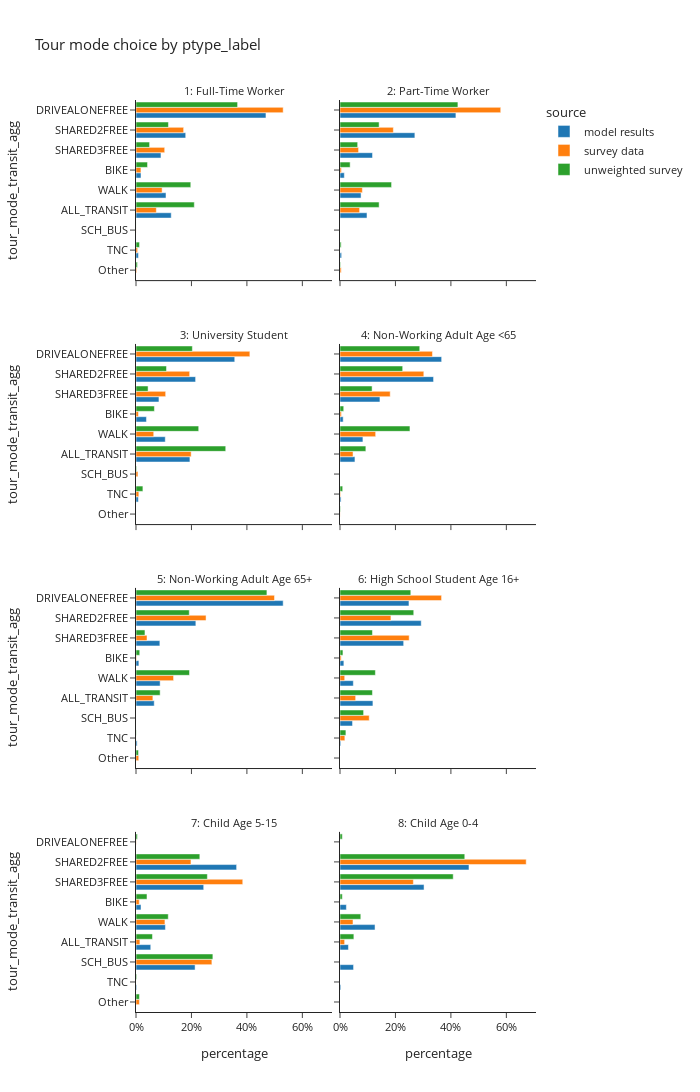
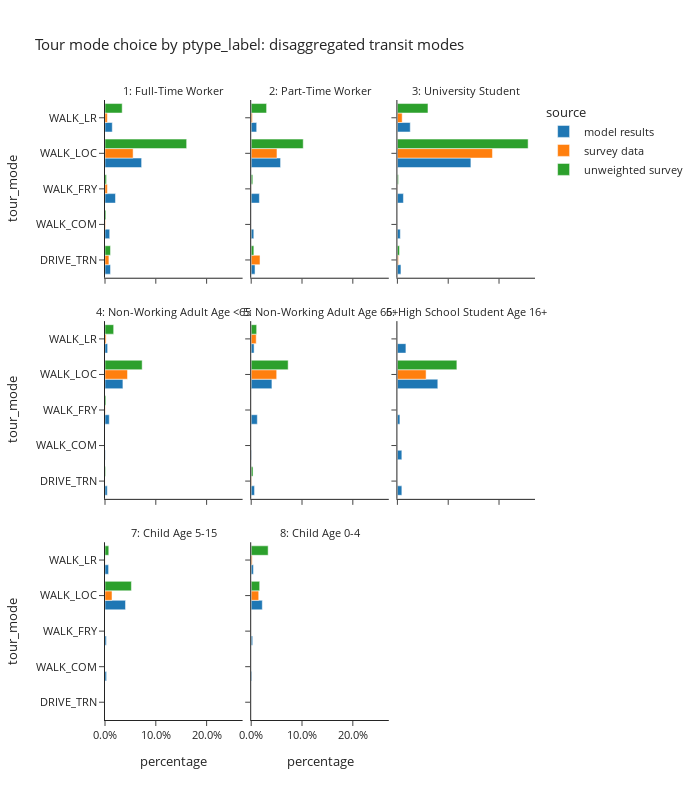

The notebook cell saved with these charts, in order:
### Code cell
plot_mode_choice(tour_data,'ptype_label',2,1200)
plot_mode_choice_transit(tour_data,'ptype_label',3,800)

### Figure 1 — Plotly figure (JSON) as saved in the notebook; plotly's stock layout.template omitted (floating-point values rounded to 4 significant figures)
{"data": [{"alignmentgroup": "True", "hovertemplate": "source=model results<br>ptype_label=1: Full-Time Worker<br>percentage=%{x}<br>tour_mode_transit_agg=%{y}<extra></extra>", "legendgroup": "model results", "marker": {"color": "#1F77B4", "pattern": {"shape": ""}}, "name": "model results", "offsetgroup": "model results", "orientation": "h", "showlegend": true, "textposition": "auto", "x": [0.1271, 0.018, 0.4687, 0.1793, 0.09003, 0.008715, 0.1082], "xaxis": "x7", "y": ["ALL_TRANSIT", "BIKE", "DRIVEALONEFREE", "SHARED2FREE", "SHARED3FREE", "TNC", "WALK"], "yaxis": "y7", "type": "bar"}, {"alignmentgroup": "True", "hovertemplate": "source=model results<br>ptype_label=2: Part-Time Worker<br>percentage=%{x}<br>tour_mode_transit_agg=%{y}<extra></extra>", "legendgroup": "model results", "marker": {"color": "#1F77B4", "pattern": {"shape": ""}}, "name": "model results", "offsetgroup": "model results", "orientation": "h", "showlegend": false, "textposition": "auto", "x": [0.09732, 0.01557, 0.418, 0.27, 0.1173, 0.005811, 0.07592], "xaxis": "x8", "y": ["ALL_TRANSIT", "BIKE", "DRIVEALONEFREE", "SHARED2FREE", "SHARED3FREE", "TNC", "WALK"], "yaxis": "y8", "type": "bar"}, {"alignmentgroup": "True", "hovertemplate": "source=model results<br>ptype_label=3: University Student<br>percentage=%{x}<br>tour_mode_transit_agg=%{y}<extra></extra>", "legendgroup": "model results", "marker": {"color": "#1F77B4", "pattern": {"shape": ""}}, "name": "model results", "offsetgroup": "model results", "orientation": "h", "showlegend": false, "textposition": "auto", "x": [0.1945, 0.03768, 0.3561, 0.215, 0.08279, 0.008387, 0.1056], "xaxis": "x5", "y": ["ALL_TRANSIT", "BIKE", "DRIVEALONEFREE", "SHARED2FREE", "SHARED3FREE", "TNC", "WALK"], "yaxis": "y5", "type": "bar"}, {"alignmentgroup": "True", "hovertemplate": "source=model results<br>ptype_label=4: Non-Working Adult Age <65<br>percentage=%{x}<br>tour_mode_transit_agg=%{y}<extra></extra>", "legendgroup": "model results", "marker": {"color": "#1F77B4", "pattern": {"shape": ""}}, "name": "model results", "offsetgroup": "model results", "orientation": "h", "showlegend": false, "textposition": "auto", "x": [0.05391, 0.01151, 0.3666, 0.3374, 0.144, 0.003811, 0.08268], "xaxis": "x6", "y": ["ALL_TRANSIT", "BIKE", "DRIVEALONEFREE", "SHARED2FREE", "SHARED3FREE", "TNC", "WALK"], "yaxis": "y6", "type": "bar"}, {"alignmentgroup": "True", "hovertemplate": "source=model results<br>ptype_label=5: Non-Working Adult Age 65+<br>percentage=%{x}<br>tour_mode_transit_agg=%{y}<extra></extra>", "legendgroup": "model results", "marker": {"color": "#1F77B4", "pattern": {"shape": ""}}, "name": "model results", "offsetgroup": "model results", "orientation": "h", "showlegend": false, "textposition": "auto", "x": [0.06574, 0.01038, 0.5308, 0.2159, 0.08607, 0.004093, 0.08703], "xaxis": "x3", "y": ["ALL_TRANSIT", "BIKE", "DRIVEALONEFREE", "SHARED2FREE", "SHARED3FREE", "TNC", "WALK"], "yaxis": "y3", "type": "bar"}, {"alignmentgroup": "True", "hovertemplate": "source=model results<br>ptype_label=6: High School Student Age 16+<br>percentage=%{x}<br>tour_mode_transit_agg=%{y}<extra></extra>", "legendgroup": "model results", "marker": {"color": "#1F77B4", "pattern": {"shape": ""}}, "name": "model results", "offsetgroup": "model results", "orientation": "h", "showlegend": false, "textposition": "auto", "x": [0.1187, 0.01394, 0.2487, 0.04519, 0.2929, 0.2296, 0.00285, 0.04807], "xaxis": "x4", "y": ["ALL_TRANSIT", "BIKE", "DRIVEALONEFREE", "SCH_BUS", "SHARED2FREE", "SHARED3FREE", "TNC", "WALK"], "yaxis": "y4", "type": "bar"}, {"alignmentgroup": "True", "hovertemplate": "source=model results<br>ptype_label=7: Child Age 5-15<br>percentage=%{x}<br>tour_mode_transit_agg=%{y}<extra></extra>", "legendgroup": "model results", "marker": {"color": "#1F77B4", "pattern": {"shape": ""}}, "name": "model results", "offsetgroup": "model results", "orientation": "h", "showlegend": false, "textposition": "auto", "x": [0.0532, 0.01814, 0.2131, 0.3629, 0.2442, 0.00243, 0.1061], "xaxis": "x", "y": ["ALL_TRANSIT", "BIKE", "SCH_BUS", "SHARED2FREE", "SHARED3FREE", "TNC", "WALK"], "yaxis": "y", "type": "bar"}, {"alignmentgroup": "True", "hovertemplate": "source=model results<br>ptype_label=8: Child Age 0-4<br>percentage=%{x}<br>tour_mode_transit_agg=%{y}<extra></extra>", "legendgroup": "model results", "marker": {"color": "#1F77B4", "pattern": {"shape": ""}}, "name": "model results", "offsetgroup": "model results", "orientation": "h", "showlegend": false, "textposition": "auto", "x": [0.03043, 0.02301, 0.04889, 0.4652, 0.3031, 0.002993, 0.1263], "xaxis": "x2", "y": ["ALL_TRANSIT", "BIKE", "SCH_BUS", "SHARED2FREE", "SHARED3FREE", "TNC", "WALK"], "yaxis": "y2", "type": "bar"}, {"alignmentgroup": "True", "hovertemplate": "source=survey data<br>ptype_label=1: Full-Time Worker<br>percentage=%{x}<br>tour_mode_transit_agg=%{y}<extra></extra>", "legendgroup": "survey data", "marker": {"color": "#FF7F0E", "pattern": {"shape": ""}}, "name": "survey data", "offsetgroup": "survey data", "orientation": "h", "showlegend": true, "textposition": "auto", "x": [0.07331, 0.01786, 0.5308, 0.002612, 0.0002353, 0.1718, 0.1035, 0.005744, 0.0942], "xaxis": "x7", "y": ["ALL_TRANSIT", "BIKE", "DRIVEALONEFREE", "Other", "SCH_BUS", "SHARED2FREE", "SHARED3FREE", "TNC", "WALK"], "yaxis": "y7", "type": "bar"}, {"alignmentgroup": "True", "hovertemplate": "source=survey data<br>ptype_label=2: Part-Time Worker<br>percentage=%{x}<br>tour_mode_transit_agg=%{y}<extra></extra>", "legendgroup": "survey data", "marker": {"color": "#FF7F0E", "pattern": {"shape": ""}}, "name": "survey data", "offsetgroup": "survey data", "orientation": "h", "showlegend": false, "textposition": "auto", "x": [0.0707, 0.00494, 0.5797, 0.004378, 0.1924, 0.06698, 0.0001197, 0.08071], "xaxis": "x8", "y": ["ALL_TRANSIT", "BIKE", "DRIVEALONEFREE", "Other", "SHARED2FREE", "SHARED3FREE", "TNC", "WALK"], "yaxis": "y8", "type": "bar"}, {"alignmentgroup": "True", "hovertemplate": "source=survey data<br>ptype_label=3: University Student<br>percentage=%{x}<br>tour_mode_transit_agg=%{y}<extra></extra>", "legendgroup": "survey data", "marker": {"color": "#FF7F0E", "pattern": {"shape": ""}}, "name": "survey data", "offsetgroup": "survey data", "orientation": "h", "showlegend": false, "textposition": "auto", "x": [0.199, 0.008754, 0.4107, 0.006953, 0.1936, 0.107, 0.01018, 0.0639], "xaxis": "x5", "y": ["ALL_TRANSIT", "BIKE", "DRIVEALONEFREE", "SCH_BUS", "SHARED2FREE", "SHARED3FREE", "TNC", "WALK"], "yaxis": "y5", "type": "bar"}, {"alignmentgroup": "True", "hovertemplate": "source=survey data<br>ptype_label=4: Non-Working Adult Age <65<br>percentage=%{x}<br>tour_mode_transit_agg=%{y}<extra></extra>", "legendgroup": "survey data", "marker": {"color": "#FF7F0E", "pattern": {"shape": ""}}, "name": "survey data", "offsetgroup": "survey data", "orientation": "h", "showlegend": false, "textposition": "auto", "x": [0.04703, 0.004978, 0.3335, 0.0004418, 0.3023, 0.181, 0.002069, 0.1286], "xaxis": "x6", "y": ["ALL_TRANSIT", "BIKE", "DRIVEALONEFREE", "Other", "SHARED2FREE", "SHARED3FREE", "TNC", "WALK"], "yaxis": "y6", "type": "bar"}, {"alignmentgroup": "True", "hovertemplate": "source=survey data<br>ptype_label=5: Non-Working Adult Age 65+<br>percentage=%{x}<br>tour_mode_transit_agg=%{y}<extra></extra>", "legendgroup": "survey data", "marker": {"color": "#FF7F0E", "pattern": {"shape": ""}}, "name": "survey data", "offsetgroup": "survey data", "orientation": "h", "showlegend": false, "textposition": "auto", "x": [0.06087, 0.001769, 0.4995, 0.00986, 0.2527, 0.03973, 5.571e-05, 0.1355], "xaxis": "x3", "y": ["ALL_TRANSIT", "BIKE", "DRIVEALONEFREE", "Other", "SHARED2FREE", "SHARED3FREE", "TNC", "WALK"], "yaxis": "y3", "type": "bar"}, {"alignmentgroup": "True", "hovertemplate": "source=survey data<br>ptype_label=6: High School Student Age 16+<br>percentage=%{x}<br>tour_mode_transit_agg=%{y}<extra></extra>", "legendgroup": "survey data", "marker": {"color": "#FF7F0E", "pattern": {"shape": ""}}, "name": "survey data", "offsetgroup": "survey data", "orientation": "h", "showlegend": false, "textposition": "auto", "x": [0.05646, 0.004173, 0.3663, 0.1054, 0.1837, 0.2495, 0.01748, 0.017], "xaxis": "x4", "y": ["ALL_TRANSIT", "BIKE", "DRIVEALONEFREE", "SCH_BUS", "SHARED2FREE", "SHARED3FREE", "TNC", "WALK"], "yaxis": "y4", "type": "bar"}, {"alignmentgroup": "True", "hovertemplate": "source=survey data<br>ptype_label=7: Child Age 5-15<br>percentage=%{x}<br>tour_mode_transit_agg=%{y}<extra></extra>", "legendgroup": "survey data", "marker": {"color": "#FF7F0E", "pattern": {"shape": ""}}, "name": "survey data", "offsetgroup": "survey data", "orientation": "h", "showlegend": false, "textposition": "auto", "x": [0.01401, 0.01164, 0.0007236, 0.01226, 0.2737, 0.1982, 0.385, 8.792e-06, 0.1044], "xaxis": "x", "y": ["ALL_TRANSIT", "BIKE", "DRIVEALONEFREE", "Other", "SCH_BUS", "SHARED2FREE", "SHARED3FREE", "TNC", "WALK"], "yaxis": "y", "type": "bar"}, {"alignmentgroup": "True", "hovertemplate": "source=survey data<br>ptype_label=8: Child Age 0-4<br>percentage=%{x}<br>tour_mode_transit_agg=%{y}<extra></extra>", "legendgroup": "survey data", "marker": {"color": "#FF7F0E", "pattern": {"shape": ""}}, "name": "survey data", "offsetgroup": "survey data", "orientation": "h", "showlegend": false, "textposition": "auto", "x": [0.0167, 0.0002506, 0.0, 0.6716, 0.2646, 0.04684], "xaxis": "x2", "y": ["ALL_TRANSIT", "BIKE", "DRIVEALONEFREE", "SHARED2FREE", "SHARED3FREE", "WALK"], "yaxis": "y2", "type": "bar"}, {"alignmentgroup": "True", "hovertemplate": "source=unweighted survey<br>ptype_label=1: Full-Time Worker<br>percentage=%{x}<br>tour_mode_transit_agg=%{y}<extra></extra>", "legendgroup": "unweighted survey", "marker": {"color": "#2CA02C", "pattern": {"shape": ""}}, "name": "unweighted survey", "offsetgroup": "unweighted survey", "orientation": "h", "showlegend": true, "textposition": "auto", "x": [0.2103, 0.0416, 0.3665, 0.005129, 0.00019, 0.117, 0.04901, 0.01273, 0.1976], "xaxis": "x7", "y": ["ALL_TRANSIT", "BIKE", "DRIVEALONEFREE", "Other", "SCH_BUS", "SHARED2FREE", "SHARED3FREE", "TNC", "WALK"], "yaxis": "y7", "type": "bar"}, {"alignmentgroup": "True", "hovertemplate": "source=unweighted survey<br>ptype_label=2: Part-Time Worker<br>percentage=%{x}<br>tour_mode_transit_agg=%{y}<extra></extra>", "legendgroup": "unweighted survey", "marker": {"color": "#2CA02C", "pattern": {"shape": ""}}, "name": "unweighted survey", "offsetgroup": "unweighted survey", "orientation": "h", "showlegend": false, "textposition": "auto", "x": [0.1411, 0.03657, 0.4253, 0.00209, 0.1411, 0.06374, 0.00418, 0.186], "xaxis": "x8", "y": ["ALL_TRANSIT", "BIKE", "DRIVEALONEFREE", "Other", "SHARED2FREE", "SHARED3FREE", "TNC", "WALK"], "yaxis": "y8", "type": "bar"}, {"alignmentgroup": "True", "hovertemplate": "source=unweighted survey<br>ptype_label=3: University Student<br>percentage=%{x}<br>tour_mode_transit_agg=%{y}<extra></extra>", "legendgroup": "unweighted survey", "marker": {"color": "#2CA02C", "pattern": {"shape": ""}}, "name": "unweighted survey", "offsetgroup": "unweighted survey", "orientation": "h", "showlegend": false, "textposition": "auto", "x": [0.3237, 0.06639, 0.2033, 0.002075, 0.11, 0.04357, 0.0249, 0.2261], "xaxis": "x5", "y": ["ALL_TRANSIT", "BIKE", "DRIVEALONEFREE", "SCH_BUS", "SHARED2FREE", "SHARED3FREE", "TNC", "WALK"], "yaxis": "y5", "type": "bar"}, {"alignmentgroup": "True", "hovertemplate": "source=unweighted survey<br>ptype_label=4: Non-Working Adult Age <65<br>percentage=%{x}<br>tour_mode_transit_agg=%{y}<extra></extra>", "legendgroup": "unweighted survey", "marker": {"color": "#2CA02C", "pattern": {"shape": ""}}, "name": "unweighted survey", "offsetgroup": "unweighted survey", "orientation": "h", "showlegend": false, "textposition": "auto", "x": [0.09324, 0.01341, 0.2876, 0.001828, 0.2261, 0.1158, 0.00975, 0.2523], "xaxis": "x6", "y": ["ALL_TRANSIT", "BIKE", "DRIVEALONEFREE", "Other", "SHARED2FREE", "SHARED3FREE", "TNC", "WALK"], "yaxis": "y6", "type": "bar"}, {"alignmentgroup": "True", "hovertemplate": "source=unweighted survey<br>ptype_label=5: Non-Working Adult Age 65+<br>percentage=%{x}<br>tour_mode_transit_agg=%{y}<extra></extra>", "legendgroup": "unweighted survey", "marker": {"color": "#2CA02C", "pattern": {"shape": ""}}, "name": "unweighted survey", "offsetgroup": "unweighted survey", "orientation": "h", "showlegend": false, "textposition": "auto", "x": [0.08707, 0.01346, 0.4722, 0.008977, 0.1921, 0.03232, 0.0008977, 0.193], "xaxis": "x3", "y": ["ALL_TRANSIT", "BIKE", "DRIVEALONEFREE", "Other", "SHARED2FREE", "SHARED3FREE", "TNC", "WALK"], "yaxis": "y3", "type": "bar"}, {"alignmentgroup": "True", "hovertemplate": "source=unweighted survey<br>ptype_label=6: High School Student Age 16+<br>percentage=%{x}<br>tour_mode_transit_agg=%{y}<extra></extra>", "legendgroup": "unweighted survey", "marker": {"color": "#2CA02C", "pattern": {"shape": ""}}, "name": "unweighted survey", "offsetgroup": "unweighted survey", "orientation": "h", "showlegend": false, "textposition": "auto", "x": [0.117, 0.01064, 0.2553, 0.08511, 0.266, 0.117, 0.02128, 0.1277], "xaxis": "x4", "y": ["ALL_TRANSIT", "BIKE", "DRIVEALONEFREE", "SCH_BUS", "SHARED2FREE", "SHARED3FREE", "TNC", "WALK"], "yaxis": "y4", "type": "bar"}, {"alignmentgroup": "True", "hovertemplate": "source=unweighted survey<br>ptype_label=7: Child Age 5-15<br>percentage=%{x}<br>tour_mode_transit_agg=%{y}<extra></extra>", "legendgroup": "unweighted survey", "marker": {"color": "#2CA02C", "pattern": {"shape": ""}}, "name": "unweighted survey", "offsetgroup": "unweighted survey", "orientation": "h", "showlegend": false, "textposition": "auto", "x": [0.05941, 0.0396, 0.00495, 0.01238, 0.2772, 0.2302, 0.2574, 0.002475, 0.1163], "xaxis": "x", "y": ["ALL_TRANSIT", "BIKE", "DRIVEALONEFREE", "Other", "SCH_BUS", "SHARED2FREE", "SHARED3FREE", "TNC", "WALK"], "yaxis": "y", "type": "bar"}, {"alignmentgroup": "True", "hovertemplate": "source=unweighted survey<br>ptype_label=8: Child Age 0-4<br>percentage=%{x}<br>tour_mode_transit_agg=%{y}<extra></extra>", "legendgroup": "unweighted survey", "marker": {"color": "#2CA02C", "pattern": {"shape": ""}}, "name": "unweighted survey", "offsetgroup": "unweighted survey", "orientation": "h", "showlegend": false, "textposition": "auto", "x": [0.05, 0.008333, 0.008333, 0.45, 0.4083, 0.075], "xaxis": "x2", "y": ["ALL_TRANSIT", "BIKE", "DRIVEALONEFREE", "SHARED2FREE", "SHARED3FREE", "WALK"], "yaxis": "y2", "type": "bar"}], "layout": {"xaxis": {"anchor": "y", "domain": [0.0, 0.49], "title": {"text": "percentage"}, "tickformat": ".0%"}, "yaxis": {"anchor": "x", "domain": [0.0, 0.1975], "title": {"text": "tour_mode_transit_agg"}, "categoryorder": "array", "categoryarray": ["Other", "TNC", "SCH_BUS", "ALL_TRANSIT", "WALK", "BIKE", "SHARED3FREE", "SHARED2FREE", "DRIVEALONEFREE"]}, "xaxis2": {"anchor": "y2", "domain": [0.51, 1.0], "matches": "x", "title": {"text": "percentage"}, "tickformat": ".0%"}, "yaxis2": {"anchor": "x2", "domain": [0.0, 0.1975], "matches": "y", "showticklabels": false}, "xaxis3": {"anchor": "y3", "domain": [0.0, 0.49], "matches": "x", "showticklabels": false}, "yaxis3": {"anchor": "x3", "domain": [0.2675, 0.465], "matches": "y", "title": {"text": "tour_mode_transit_agg"}, "categoryorder": "array", "categoryarray": ["Other", "TNC", "SCH_BUS", "ALL_TRANSIT", "WALK", "BIKE", "SHARED3FREE", "SHARED2FREE", "DRIVEALONEFREE"]}, "xaxis4": {"anchor": "y4", "domain": [0.51, 1.0], "matches": "x", "showticklabels": false}, "yaxis4": {"anchor": "x4", "domain": [0.2675, 0.465], "matches": "y", "showticklabels": false}, "xaxis5": {"anchor": "y5", "domain": [0.0, 0.49], "matches": "x", "showticklabels": false}, "yaxis5": {"anchor": "x5", "domain": [0.535, 0.7325], "matches": "y", "title": {"text": "tour_mode_transit_agg"}, "categoryorder": "array", "categoryarray": ["Other", "TNC", "SCH_BUS", "ALL_TRANSIT", "WALK", "BIKE", "SHARED3FREE", "SHARED2FREE", "DRIVEALONEFREE"]}, "xaxis6": {"anchor": "y6", "domain": [0.51, 1.0], "matches": "x", "showticklabels": false}, "yaxis6": {"anchor": "x6", "domain": [0.535, 0.7325], "matches": "y", "showticklabels": false}, "xaxis7": {"anchor": "y7", "domain": [0.0, 0.49], "matches": "x", "showticklabels": false}, "yaxis7": {"anchor": "x7", "domain": [0.8025, 1.0], "matches": "y", "title": {"text": "tour_mode_transit_agg"}, "categoryorder": "array", "categoryarray": ["Other", "TNC", "SCH_BUS", "ALL_TRANSIT", "WALK", "BIKE", "SHARED3FREE", "SHARED2FREE", "DRIVEALONEFREE"]}, "xaxis8": {"anchor": "y8", "domain": [0.51, 1.0], "matches": "x", "showticklabels": false}, "yaxis8": {"anchor": "x8", "domain": [0.8025, 1.0], "matches": "y", "showticklabels": false}, "annotations": [{"font": {}, "showarrow": false, "text": "7: Child Age 5-15", "x": 0.245, "xanchor": "center", "xref": "paper", "y": 0.1975, "yanchor": "bottom", "yref": "paper"}, {"font": {}, "showarrow": false, "text": "8: Child Age 0-4", "x": 0.755, "xanchor": "center", "xref": "paper", "y": 0.1975, "yanchor": "bottom", "yref": "paper"}, {"font": {}, "showarrow": false, "text": "5: Non-Working Adult Age 65+", "x": 0.245, "xanchor": "center", "xref": "paper", "y": 0.465, "yanchor": "bottom", "yref": "paper"}, {"font": {}, "showarrow": false, "text": "6: High School Student Age 16+", "x": 0.755, "xanchor": "center", "xref": "paper", "y": 0.465, "yanchor": "bottom", "yref": "paper"}, {"font": {}, "showarrow": false, "text": "3: University Student", "x": 0.245, "xanchor": "center", "xref": "paper", "y": 0.7325, "yanchor": "bottom", "yref": "paper"}, {"font": {}, "showarrow": false, "text": "4: Non-Working Adult Age <65", "x": 0.755, "xanchor": "center", "xref": "paper", "y": 0.7325, "yanchor": "bottom", "yref": "paper"}, {"font": {}, "showarrow": false, "text": "1: Full-Time Worker", "x": 0.245, "xanchor": "center", "xref": "paper", "y": 1.0, "yanchor": "bottom", "yref": "paper"}, {"font": {}, "showarrow": false, "text": "2: Part-Time Worker", "x": 0.755, "xanchor": "center", "xref": "paper", "y": 1.0, "yanchor": "bottom", "yref": "paper"}], "legend": {"title": {"text": "source"}, "tracegroupgap": 0}, "title": {"text": "Tour mode choice by ptype_label"}, "barmode": "group", "font": {"size": 11}, "height": 1200, "width": 700}}

### Figure 2 — Plotly figure (JSON) as saved in the notebook; plotly's stock layout.template omitted (floating-point values rounded to 4 significant figures)
{"data": [{"alignmentgroup": "True", "hovertemplate": "source=model results<br>ptype_label=1: Full-Time Worker<br>percentage=%{x}<br>tour_mode=%{y}<extra></extra>", "legendgroup": "model results", "marker": {"color": "#1F77B4", "pattern": {"shape": ""}}, "name": "model results", "offsetgroup": "model results", "orientation": "h", "showlegend": true, "textposition": "auto", "x": [0.01084, 0.009249, 0.02061, 0.07207, 0.0143], "xaxis": "x7", "y": ["DRIVE_TRN", "WALK_COM", "WALK_FRY", "WALK_LOC", "WALK_LR"], "yaxis": "y7", "type": "bar"}, {"alignmentgroup": "True", "hovertemplate": "source=model results<br>ptype_label=2: Part-Time Worker<br>percentage=%{x}<br>tour_mode=%{y}<extra></extra>", "legendgroup": "model results", "marker": {"color": "#1F77B4", "pattern": {"shape": ""}}, "name": "model results", "offsetgroup": "model results", "orientation": "h", "showlegend": false, "textposition": "auto", "x": [0.007528, 0.005109, 0.0161, 0.0578, 0.01079], "xaxis": "x8", "y": ["DRIVE_TRN", "WALK_COM", "WALK_FRY", "WALK_LOC", "WALK_LR"], "yaxis": "y8", "type": "bar"}, {"alignmentgroup": "True", "hovertemplate": "source=model results<br>ptype_label=3: University Student<br>percentage=%{x}<br>tour_mode=%{y}<extra></extra>", "legendgroup": "model results", "marker": {"color": "#1F77B4", "pattern": {"shape": ""}}, "name": "model results", "offsetgroup": "model results", "orientation": "h", "showlegend": false, "textposition": "auto", "x": [0.006995, 0.005729, 0.01183, 0.1446, 0.0253], "xaxis": "x9", "y": ["DRIVE_TRN", "WALK_COM", "WALK_FRY", "WALK_LOC", "WALK_LR"], "yaxis": "y9", "type": "bar"}, {"alignmentgroup": "True", "hovertemplate": "source=model results<br>ptype_label=4: Non-Working Adult Age <65<br>percentage=%{x}<br>tour_mode=%{y}<extra></extra>", "legendgroup": "model results", "marker": {"color": "#1F77B4", "pattern": {"shape": ""}}, "name": "model results", "offsetgroup": "model results", "orientation": "h", "showlegend": false, "textposition": "auto", "x": [0.004468, 0.00059, 0.008397, 0.03525, 0.005201], "xaxis": "x4", "y": ["DRIVE_TRN", "WALK_COM", "WALK_FRY", "WALK_LOC", "WALK_LR"], "yaxis": "y4", "type": "bar"}, {"alignmentgroup": "True", "hovertemplate": "source=model results<br>ptype_label=5: Non-Working Adult Age 65+<br>percentage=%{x}<br>tour_mode=%{y}<extra></extra>", "legendgroup": "model results", "marker": {"color": "#1F77B4", "pattern": {"shape": ""}}, "name": "model results", "offsetgroup": "model results", "orientation": "h", "showlegend": false, "textposition": "auto", "x": [0.006563, 0.0006846, 0.01204, 0.04077, 0.005681], "xaxis": "x5", "y": ["DRIVE_TRN", "WALK_COM", "WALK_FRY", "WALK_LOC", "WALK_LR"], "yaxis": "y5", "type": "bar"}, {"alignmentgroup": "True", "hovertemplate": "source=model results<br>ptype_label=6: High School Student Age 16+<br>percentage=%{x}<br>tour_mode=%{y}<extra></extra>", "legendgroup": "model results", "marker": {"color": "#1F77B4", "pattern": {"shape": ""}}, "name": "model results", "offsetgroup": "model results", "orientation": "h", "showlegend": false, "textposition": "auto", "x": [0.008757, 0.008742, 0.004942, 0.07954, 0.01675], "xaxis": "x6", "y": ["DRIVE_TRN", "WALK_COM", "WALK_FRY", "WALK_LOC", "WALK_LR"], "yaxis": "y6", "type": "bar"}, {"alignmentgroup": "True", "hovertemplate": "source=model results<br>ptype_label=7: Child Age 5-15<br>percentage=%{x}<br>tour_mode=%{y}<extra></extra>", "legendgroup": "model results", "marker": {"color": "#1F77B4", "pattern": {"shape": ""}}, "name": "model results", "offsetgroup": "model results", "orientation": "h", "showlegend": false, "textposition": "auto", "x": [0.003093, 0.002641, 0.0404, 0.007067], "xaxis": "x", "y": ["WALK_COM", "WALK_FRY", "WALK_LOC", "WALK_LR"], "yaxis": "y", "type": "bar"}, {"alignmentgroup": "True", "hovertemplate": "source=model results<br>ptype_label=8: Child Age 0-4<br>percentage=%{x}<br>tour_mode=%{y}<extra></extra>", "legendgroup": "model results", "marker": {"color": "#1F77B4", "pattern": {"shape": ""}}, "name": "model results", "offsetgroup": "model results", "orientation": "h", "showlegend": false, "textposition": "auto", "x": [0.001308, 0.002909, 0.02184, 0.004371], "xaxis": "x2", "y": ["WALK_COM", "WALK_FRY", "WALK_LOC", "WALK_LR"], "yaxis": "y2", "type": "bar"}, {"alignmentgroup": "True", "hovertemplate": "source=survey data<br>ptype_label=1: Full-Time Worker<br>percentage=%{x}<br>tour_mode=%{y}<extra></extra>", "legendgroup": "survey data", "marker": {"color": "#FF7F0E", "pattern": {"shape": ""}}, "name": "survey data", "offsetgroup": "survey data", "orientation": "h", "showlegend": true, "textposition": "auto", "x": [0.007721, 0.001049, 0.004637, 0.05531, 0.00459], "xaxis": "x7", "y": ["DRIVE_TRN", "WALK_COM", "WALK_FRY", "WALK_LOC", "WALK_LR"], "yaxis": "y7", "type": "bar"}, {"alignmentgroup": "True", "hovertemplate": "source=survey data<br>ptype_label=2: Part-Time Worker<br>percentage=%{x}<br>tour_mode=%{y}<extra></extra>", "legendgroup": "survey data", "marker": {"color": "#FF7F0E", "pattern": {"shape": ""}}, "name": "survey data", "offsetgroup": "survey data", "orientation": "h", "showlegend": false, "textposition": "auto", "x": [0.01733, 0.0003602, 0.05072, 0.002289], "xaxis": "x8", "y": ["DRIVE_TRN", "WALK_FRY", "WALK_LOC", "WALK_LR"], "yaxis": "y8", "type": "bar"}, {"alignmentgroup": "True", "hovertemplate": "source=survey data<br>ptype_label=3: University Student<br>percentage=%{x}<br>tour_mode=%{y}<extra></extra>", "legendgroup": "survey data", "marker": {"color": "#FF7F0E", "pattern": {"shape": ""}}, "name": "survey data", "offsetgroup": "survey data", "orientation": "h", "showlegend": false, "textposition": "auto", "x": [0.002078, 0.0003895, 0.1871, 0.009406], "xaxis": "x9", "y": ["DRIVE_TRN", "WALK_FRY", "WALK_LOC", "WALK_LR"], "yaxis": "y9", "type": "bar"}, {"alignmentgroup": "True", "hovertemplate": "source=survey data<br>ptype_label=4: Non-Working Adult Age <65<br>percentage=%{x}<br>tour_mode=%{y}<extra></extra>", "legendgroup": "survey data", "marker": {"color": "#FF7F0E", "pattern": {"shape": ""}}, "name": "survey data", "offsetgroup": "survey data", "orientation": "h", "showlegend": false, "textposition": "auto", "x": [4.102e-05, 0.0005428, 0.04429, 0.002163], "xaxis": "x4", "y": ["DRIVE_TRN", "WALK_FRY", "WALK_LOC", "WALK_LR"], "yaxis": "y4", "type": "bar"}, {"alignmentgroup": "True", "hovertemplate": "source=survey data<br>ptype_label=5: Non-Working Adult Age 65+<br>percentage=%{x}<br>tour_mode=%{y}<extra></extra>", "legendgroup": "survey data", "marker": {"color": "#FF7F0E", "pattern": {"shape": ""}}, "name": "survey data", "offsetgroup": "survey data", "orientation": "h", "showlegend": false, "textposition": "auto", "x": [0.0008481, 0.05016, 0.009863], "xaxis": "x5", "y": ["DRIVE_TRN", "WALK_LOC", "WALK_LR"], "yaxis": "y5", "type": "bar"}, {"alignmentgroup": "True", "hovertemplate": "source=survey data<br>ptype_label=6: High School Student Age 16+<br>percentage=%{x}<br>tour_mode=%{y}<extra></extra>", "legendgroup": "survey data", "marker": {"color": "#FF7F0E", "pattern": {"shape": ""}}, "name": "survey data", "offsetgroup": "survey data", "orientation": "h", "showlegend": false, "textposition": "auto", "x": [0.05646], "xaxis": "x6", "y": ["WALK_LOC"], "yaxis": "y6", "type": "bar"}, {"alignmentgroup": "True", "hovertemplate": "source=survey data<br>ptype_label=7: Child Age 5-15<br>percentage=%{x}<br>tour_mode=%{y}<extra></extra>", "legendgroup": "survey data", "marker": {"color": "#FF7F0E", "pattern": {"shape": ""}}, "name": "survey data", "offsetgroup": "survey data", "orientation": "h", "showlegend": false, "textposition": "auto", "x": [0.0138, 0.0002127], "xaxis": "x", "y": ["WALK_LOC", "WALK_LR"], "yaxis": "y", "type": "bar"}, {"alignmentgroup": "True", "hovertemplate": "source=survey data<br>ptype_label=8: Child Age 0-4<br>percentage=%{x}<br>tour_mode=%{y}<extra></extra>", "legendgroup": "survey data", "marker": {"color": "#FF7F0E", "pattern": {"shape": ""}}, "name": "survey data", "offsetgroup": "survey data", "orientation": "h", "showlegend": false, "textposition": "auto", "x": [0.01479, 0.001911], "xaxis": "x2", "y": ["WALK_LOC", "WALK_LR"], "yaxis": "y2", "type": "bar"}, {"alignmentgroup": "True", "hovertemplate": "source=unweighted survey<br>ptype_label=1: Full-Time Worker<br>percentage=%{x}<br>tour_mode=%{y}<extra></extra>", "legendgroup": "unweighted survey", "marker": {"color": "#2CA02C", "pattern": {"shape": ""}}, "name": "unweighted survey", "offsetgroup": "unweighted survey", "orientation": "h", "showlegend": true, "textposition": "auto", "x": [0.01083, 0.0019, 0.00304, 0.1607, 0.03381], "xaxis": "x7", "y": ["DRIVE_TRN", "WALK_COM", "WALK_FRY", "WALK_LOC", "WALK_LR"], "yaxis": "y7", "type": "bar"}, {"alignmentgroup": "True", "hovertemplate": "source=unweighted survey<br>ptype_label=2: Part-Time Worker<br>percentage=%{x}<br>tour_mode=%{y}<extra></extra>", "legendgroup": "unweighted survey", "marker": {"color": "#2CA02C", "pattern": {"shape": ""}}, "name": "unweighted survey", "offsetgroup": "unweighted survey", "orientation": "h", "showlegend": false, "textposition": "auto", "x": [0.005225, 0.003135, 0.1024, 0.0303], "xaxis": "x8", "y": ["DRIVE_TRN", "WALK_FRY", "WALK_LOC", "WALK_LR"], "yaxis": "y8", "type": "bar"}, {"alignmentgroup": "True", "hovertemplate": "source=unweighted survey<br>ptype_label=3: University Student<br>percentage=%{x}<br>tour_mode=%{y}<extra></extra>", "legendgroup": "unweighted survey", "marker": {"color": "#2CA02C", "pattern": {"shape": ""}}, "name": "unweighted survey", "offsetgroup": "unweighted survey", "orientation": "h", "showlegend": false, "textposition": "auto", "x": [0.004149, 0.002075, 0.2573, 0.06017], "xaxis": "x9", "y": ["DRIVE_TRN", "WALK_FRY", "WALK_LOC", "WALK_LR"], "yaxis": "y9", "type": "bar"}, {"alignmentgroup": "True", "hovertemplate": "source=unweighted survey<br>ptype_label=4: Non-Working Adult Age <65<br>percentage=%{x}<br>tour_mode=%{y}<extra></extra>", "legendgroup": "unweighted survey", "marker": {"color": "#2CA02C", "pattern": {"shape": ""}}, "name": "unweighted survey", "offsetgroup": "unweighted survey", "orientation": "h", "showlegend": false, "textposition": "auto", "x": [0.001219, 0.001828, 0.07313, 0.01706], "xaxis": "x4", "y": ["DRIVE_TRN", "WALK_FRY", "WALK_LOC", "WALK_LR"], "yaxis": "y4", "type": "bar"}, {"alignmentgroup": "True", "hovertemplate": "source=unweighted survey<br>ptype_label=5: Non-Working Adult Age 65+<br>percentage=%{x}<br>tour_mode=%{y}<extra></extra>", "legendgroup": "unweighted survey", "marker": {"color": "#2CA02C", "pattern": {"shape": ""}}, "name": "unweighted survey", "offsetgroup": "unweighted survey", "orientation": "h", "showlegend": false, "textposition": "auto", "x": [0.003591, 0.07271, 0.01077], "xaxis": "x5", "y": ["DRIVE_TRN", "WALK_LOC", "WALK_LR"], "yaxis": "y5", "type": "bar"}, {"alignmentgroup": "True", "hovertemplate": "source=unweighted survey<br>ptype_label=6: High School Student Age 16+<br>percentage=%{x}<br>tour_mode=%{y}<extra></extra>", "legendgroup": "unweighted survey", "marker": {"color": "#2CA02C", "pattern": {"shape": ""}}, "name": "unweighted survey", "offsetgroup": "unweighted survey", "orientation": "h", "showlegend": false, "textposition": "auto", "x": [0.117], "xaxis": "x6", "y": ["WALK_LOC"], "yaxis": "y6", "type": "bar"}, {"alignmentgroup": "True", "hovertemplate": "source=unweighted survey<br>ptype_label=7: Child Age 5-15<br>percentage=%{x}<br>tour_mode=%{y}<extra></extra>", "legendgroup": "unweighted survey", "marker": {"color": "#2CA02C", "pattern": {"shape": ""}}, "name": "unweighted survey", "offsetgroup": "unweighted survey", "orientation": "h", "showlegend": false, "textposition": "auto", "x": [0.05198, 0.007426], "xaxis": "x", "y": ["WALK_LOC", "WALK_LR"], "yaxis": "y", "type": "bar"}, {"alignmentgroup": "True", "hovertemplate": "source=unweighted survey<br>ptype_label=8: Child Age 0-4<br>percentage=%{x}<br>tour_mode=%{y}<extra></extra>", "legendgroup": "unweighted survey", "marker": {"color": "#2CA02C", "pattern": {"shape": ""}}, "name": "unweighted survey", "offsetgroup": "unweighted survey", "orientation": "h", "showlegend": false, "textposition": "auto", "x": [0.01667, 0.03333], "xaxis": "x2", "y": ["WALK_LOC", "WALK_LR"], "yaxis": "y2", "type": "bar"}], "layout": {"xaxis": {"anchor": "y", "domain": [0.0, 0.32], "title": {"text": "percentage"}, "tickformat": ".1%"}, "yaxis": {"anchor": "x", "domain": [0.0, 0.2867], "title": {"text": "tour_mode"}}, "xaxis2": {"anchor": "y2", "domain": [0.34, 0.66], "matches": "x", "title": {"text": "percentage"}, "tickformat": ".1%"}, "yaxis2": {"anchor": "x2", "domain": [0.0, 0.2867], "matches": "y", "showticklabels": false}, "xaxis3": {"anchor": "y3", "domain": [0.68, 1.0], "matches": "x", "title": {"text": "percentage"}}, "yaxis3": {"anchor": "x3", "domain": [0.0, 0.2867], "matches": "y", "showticklabels": false}, "xaxis4": {"anchor": "y4", "domain": [0.0, 0.32], "matches": "x", "showticklabels": false}, "yaxis4": {"anchor": "x4", "domain": [0.3567, 0.6433], "matches": "y", "title": {"text": "tour_mode"}}, "xaxis5": {"anchor": "y5", "domain": [0.34, 0.66], "matches": "x", "showticklabels": false}, "yaxis5": {"anchor": "x5", "domain": [0.3567, 0.6433], "matches": "y", "showticklabels": false}, "xaxis6": {"anchor": "y6", "domain": [0.68, 1.0], "matches": "x", "showticklabels": false}, "yaxis6": {"anchor": "x6", "domain": [0.3567, 0.6433], "matches": "y", "showticklabels": false}, "xaxis7": {"anchor": "y7", "domain": [0.0, 0.32], "matches": "x", "showticklabels": false}, "yaxis7": {"anchor": "x7", "domain": [0.7133, 1.0], "matches": "y", "title": {"text": "tour_mode"}}, "xaxis8": {"anchor": "y8", "domain": [0.34, 0.66], "matches": "x", "showticklabels": false}, "yaxis8": {"anchor": "x8", "domain": [0.7133, 1.0], "matches": "y", "showticklabels": false}, "xaxis9": {"anchor": "y9", "domain": [0.68, 1.0], "matches": "x", "showticklabels": false}, "yaxis9": {"anchor": "x9", "domain": [0.7133, 1.0], "matches": "y", "showticklabels": false}, "annotations": [{"font": {}, "showarrow": false, "text": "7: Child Age 5-15", "x": 0.16, "xanchor": "center", "xref": "paper", "y": 0.2867, "yanchor": "bottom", "yref": "paper"}, {"font": {}, "showarrow": false, "text": "8: Child Age 0-4", "x": 0.5, "xanchor": "center", "xref": "paper", "y": 0.2867, "yanchor": "bottom", "yref": "paper"}, {"font": {}, "showarrow": false, "text": "4: Non-Working Adult Age <65", "x": 0.16, "xanchor": "center", "xref": "paper", "y": 0.6433, "yanchor": "bottom", "yref": "paper"}, {"font": {}, "showarrow": false, "text": "5: Non-Working Adult Age 65+", "x": 0.5, "xanchor": "center", "xref": "paper", "y": 0.6433, "yanchor": "bottom", "yref": "paper"}, {"font": {}, "showarrow": false, "text": "6: High School Student Age 16+", "x": 0.84, "xanchor": "center", "xref": "paper", "y": 0.6433, "yanchor": "bottom", "yref": "paper"}, {"font": {}, "showarrow": false, "text": "1: Full-Time Worker", "x": 0.16, "xanchor": "center", "xref": "paper", "y": 1.0, "yanchor": "bottom", "yref": "paper"}, {"font": {}, "showarrow": false, "text": "2: Part-Time Worker", "x": 0.5, "xanchor": "center", "xref": "paper", "y": 1.0, "yanchor": "bottom", "yref": "paper"}, {"font": {}, "showarrow": false, "text": "3: University Student", "x": 0.84, "xanchor": "center", "xref": "paper", "y": 1.0, "yanchor": "bottom", "yref": "paper"}], "legend": {"title": {"text": "source"}, "tracegroupgap": 0}, "title": {"text": "Tour mode choice by ptype_label: disaggregated transit modes"}, "barmode": "group", "font": {"size": 11}, "height": 800, "width": 700}}
